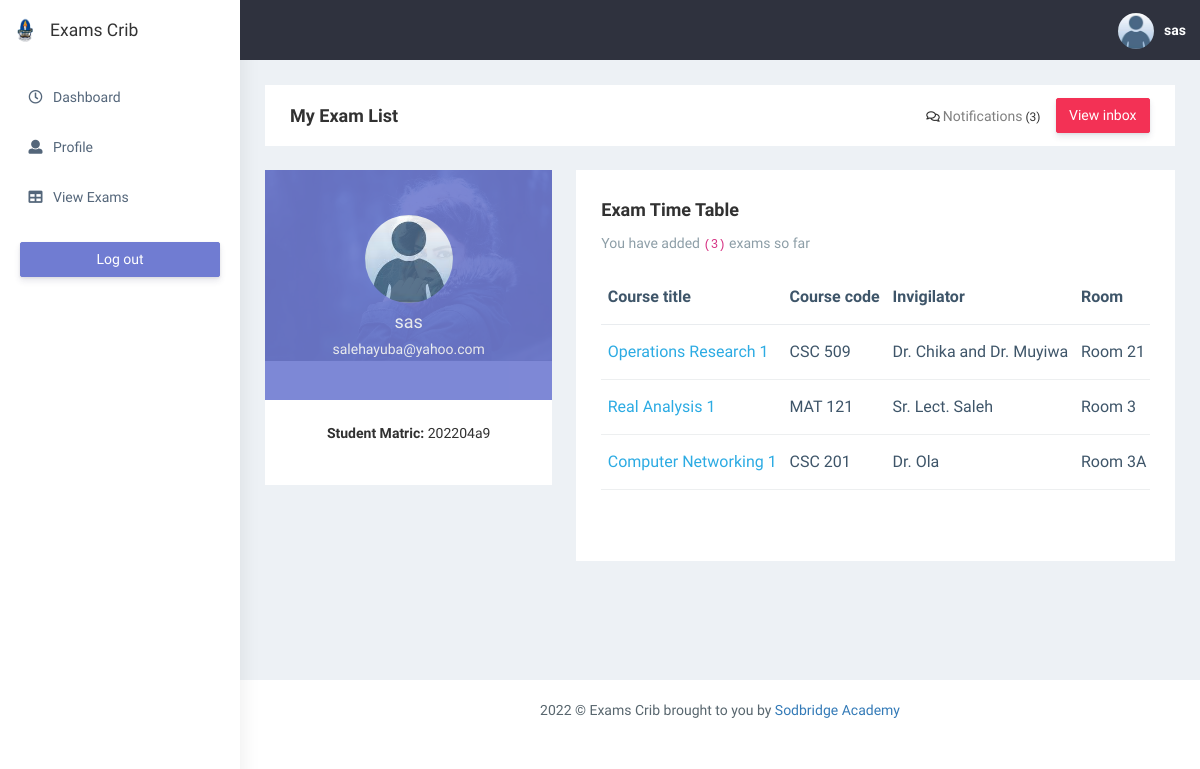
Screenshot of /user/admin (signed in) with the database file from the repository.
### exams/models.py (models this page shows, shortened)
class User(AbstractUser):
	account = (
			('select account', 'select account'),
			('student', 'student'),
			('staff', 'staff')
		)
	account_type = models.CharField(max_length=200, choices=account, default='select account')
	email = models.CharField(max_length = 200, blank=True, unique=True)
	first_name = models.CharField(max_length=200, blank=True)
	last_name = models.CharField(max_length=200, blank=True)
	username = models.CharField(max_length = 200, blank=True, unique=True)
	date_created = models.DateTimeField(auto_now_add=True)
	USERNAME_FIELD = 'username'
	REQUIRED_FIELDS = []
	def __str__(self):
		return self.username

class Exam(models.Model):
	course_title = models.CharField(max_length=200, blank=True)
	course_code =  models.CharField(max_length=200, blank=True)
	invigilator = models.CharField(max_length=200, blank=True)
	room = models.CharField(max_length=100, blank=True, default='')
	completed = models.BooleanField(default=False)
	created = models.DateTimeField(auto_now_add=True)
	description = models.TextField(blank=True)
	exam_date = models.DateTimeField(auto_now=True)
	poster = models.ForeignKey(User, blank=True, related_name='exams', on_delete=models.CASCADE)
	created = models.DateTimeField(auto_now_add=True)
	class Meta:
		ordering = ['created']

### account/models.py (models this page shows, shortened)
class Profile(models.Model):
	gender = (
			('select', 'select'),
			('male', 'male'),
			('female', 'female')
		)
	user = models.OneToOneField(User, related_name='profile', on_delete=models.CASCADE)
	dob = models.DateField(blank=True, null=True)
	bio = models.CharField(max_length=200, blank=True)
	photo = models.ImageField(upload_to='users/%Y/%m/%d', default='media/default.jpeg', blank=True)
	level = models.CharField(max_length=200, blank=True, default=100)
	gender = models.CharField(max_length=100, choices=gender, default='select')
	department = models.CharField(max_length=200, blank=True)
	nationality = models.CharField(max_length=100, blank=True, default='Nigeria')
	phone_no = models.CharField(max_length=100, blank=True)
	matric_no = models.CharField(max_length=100, blank=True, null=True)
	staff_id = models.CharField(max_length=100, blank=True, null=True)
	verified_student = models.BooleanField(default=False)
	verified_staff = models.BooleanField(default=False)
	date_created = models.DateTimeField(auto_now_add=True)

### exams/views.py (the view)
# urls.py: path('user/<str:username>', UserExamListView.as_view(), name='user_exams'),
class UserExamListView(ListView):
	model = Exam
	template_name = 'exams/user_exams.html'
	context_object_name = 'my_exams'
	ordering = ['-created']
	paginate_by = 3
	def get_queryset(self):
		user = get_object_or_404(User, username=self.kwargs.get('username'))
		print('this user:', user)
		return Exam.objects.filter(poster=user).order_by('-exam_date')
	def get_context_data(self, **kwargs):
		pending_exams = Exam.objects.filter(completed=False)
		pending_exams = pending_exams.count()
		print('pending_exams', pending_exams)
		context = {'pending_exams':pending_exams}
		kwargs.update(context)
		return super().get_context_data(**kwargs)

### exams/templates/exams/user_exams.html (shortened to what this page needs)
{% extends 'base.html' %}
{% load static %}
{% load crispy_forms_tags %}
{% block content %}
<div class="page-breadcrumb bg-white mb-4">
    <div class="row align-items-center">
        <div class="col-lg-3 col-md-4 col-sm-4 col-xs-12">
            <h4 class="page-title">My Exam List</h4>
        </div>
        <div class="col-lg-9 col-sm-8 col-md-8 col-xs-12">
            <div class="d-md-flex">
                <ol class="breadcrumb ms-auto">
                    <li><i class="far fa-comments" aria-hidden="true"></i> <a href="#" title="pending exams" class="fw-normal">Notifications</a> ({{ pending_exams }})</li>
                </ol>
                <a href="#" target="_blank"
                    class="btn btn-danger  d-none d-md-block pull-right ms-3 hidden-xs hidden-sm waves-effect waves-light text-white">View inbox</a>
            </div>
        </div>
    </div>
</div>
<div class="row">
    <div class="col-lg-4 col-xlg-3 col-md-12">
        <div class="white-box">
            <div class="user-bg"> <img width="100%" alt="user" src="{% static 'plugins/images/large/img1.jpg' %}">
                <div class="overlay-box">
                    <div class="user-content">
                        <a href="#"><img src="{{ user.profile.photo.url }}"
                                class="thumb-lg img-circle" alt="img"></a>
                        <h4 class="text-white mt-2">{{ user.username }}</h4>
                        <h5 class="text-white mt-2">{{ user.email }}</h5>
                    </div>
                </div>
            </div>
            <div class="user-btm-box mt-5 d-md-flex">
                <div class="col-md-12 col-sm-4 text-center">
                    <p>
                        {% if user.account_type == 'student' %}
                        <b>Student Matric: </b><span>{{user.profile.matric_no}}</span>
                        {% else %}
                        <b>Staff ID: </b><span>{{user.profile.staff_id}}</span>
                        {% endif %}
                    </p>
                </div>
            </div>
        </div>
    </div>
                    <div class="col-lg-8 col-xlg-9 col-md-12">
                        <div class="card">
                                           <div class="row">
                    <div class="col-sm-12">
                        <div class="white-box">
                            <h3 class="box-title">Exam Time Table</h3>
                            <p class="text-muted">You have added <code> ({{ page_obj.paginator.count }})</code> exams so far</p>
                            <div class="table-responsive">
                                <table class="table text-nowrap">
                                    <thead>
                                        <tr>
                                            <th class="border-top-0">Course title</th>
                                            <th class="border-top-0">Course code</th>
                                            <th class="border-top-0">Invigilator</th>
                                            <th class="border-top-0">Room</th>
                                        </tr>
                                    </thead>
                                    <tbody>
                                        {% for exam in my_exams %}
                                        <tr>
                                            <td><a href="{% url 'exams:exam_detail' exam.id %}">{{exam.course_title}}</a></td>
                                            <td>{{exam.course_code}}</td>
                                            <td>{{exam.invigilator}}</td>
                                            <td>{{exam.room}}</td>
                                        </tr>
                                        {% empty %}
                                            <h3>You haven't upload any exam yet!</h3>
                                        {% endfor %}
                                    </tbody>
                                </table>
                            </div>
                        </div>
                    </div>
                </div>
                        </div>
                    </div>
</div>
{% endblock content %}

### account/templates/base.html (shortened to what this page needs)
{% load static %}
<!DOCTYPE html>
<html dir="ltr" lang="en">
<head>
   <link href="{% static 'css/style.min.css' %}" rel="stylesheet">
</head>
<body>
    <div id="main-wrapper" data-layout="vertical" data-navbarbg="skin5" data-sidebartype="full"
        data-sidebar-position="absolute" data-header-position="absolute" data-boxed-layout="full">
        <header class="topbar" data-navbarbg="skin5">
            <nav class="navbar top-navbar navbar-expand-md navbar-dark">
                <div class="navbar-header" data-logobg="skin6">
                    <a class="navbar-brand" href="{% url 'dashboard' %}">
                        <b class="logo-icon">
                            <img src="{% static 'img/crawford-university-logo.png' %}" style="width:30px; height:30px;" alt="homepage" />
                        </b>
                        <span class="logo-text" style="color:#333">
                            Exams Crib
                        </span>
                    </a>
                </div>
                <div class="navbar-collapse collapse" id="navbarSupportedContent" data-navbarbg="skin5">
                    <ul class="navbar-nav ms-auto d-flex align-items-center">
                        <li>
                            <a class="profile-pic" href="#">
                            <img src="{{ user.profile.photo.url }}" alt="user-img" width="36"
                            class="img-circle"><span class="text-white font-medium">{{user.username}}</span>
                            </a>
                        </li>
                    </ul>
                </div>
            </nav>
        </header>
        <aside class="left-sidebar" data-sidebarbg="skin6">
            <div class="scroll-sidebar">
                <nav class="sidebar-nav">
                    <ul id="sidebarnav">
                        <li class="sidebar-item pt-2">
                            <a class="sidebar-link waves-effect waves-dark sidebar-link" href="{% url 'dashboard' %}"
                                aria-expanded="false">
                                <i class="far fa-clock" aria-hidden="true"></i>
                                <span class="hide-menu">Dashboard</span>
                            </a>
                        </li>
                        <li class="sidebar-item">
                            <a class="sidebar-link waves-effect waves-dark sidebar-link" href="{% url 'edit' %}"
                                aria-expanded="false">
                                <i class="fa fa-user" aria-hidden="true"></i>
                                <span class="hide-menu">Profile</span>
                            </a>
                        </li>
                        <li class="sidebar-item">
                            <a class="sidebar-link waves-effect waves-dark sidebar-link" href="{% url 'exams:exam-list' %}"
                                aria-expanded="false">
                                <i class="fa fa-table" aria-hidden="true"></i>
                                <span class="hide-menu">View Exams</span>
                            </a>
                        </li>
                        <li class="text-center p-20 upgrade-btn">
                            <a href="{% url 'logout' %}"
                                class="btn d-grid btn-primary text-white" target="">
                                Log out</a>
                        </li>
                    </ul>
                </nav>
            </div>
        </aside>
        <div class="page-wrapper" style="min-height:">
            <div class="container-fluid">
            {% block content %}{% endblock content %}
            </div>
            <footer class="footer text-center"> 2022 © Exams Crib brought to you by <a
                    href="https://sodbridgeacademy.com" target="_blank" >Sodbridge Academy</a>
            </footer>
        </div>
    </div>
</body>
</html>

### rows the page displays
User: profile.photo (placeholder picture), username "sas", email "salehayuba@yahoo.com", profile.matric_no "202204a9"
Exam: course_title "Operations Research 1", course_code "CSC 509", invigilator "Dr. Chika and Dr. Muyiwa", room "Room 21"
Exam: course_title "Real Analysis 1", course_code "MAT 121", invigilator "Sr. Lect. Saleh", room "Room 3"
Exam: course_title "Computer Networking 1", course_code "CSC 201", invigilator "Dr. Ola", room "Room 3A"

### other values shown
{{ pending_exams }} "3"
{{ page_obj.paginator.count }} "3"
